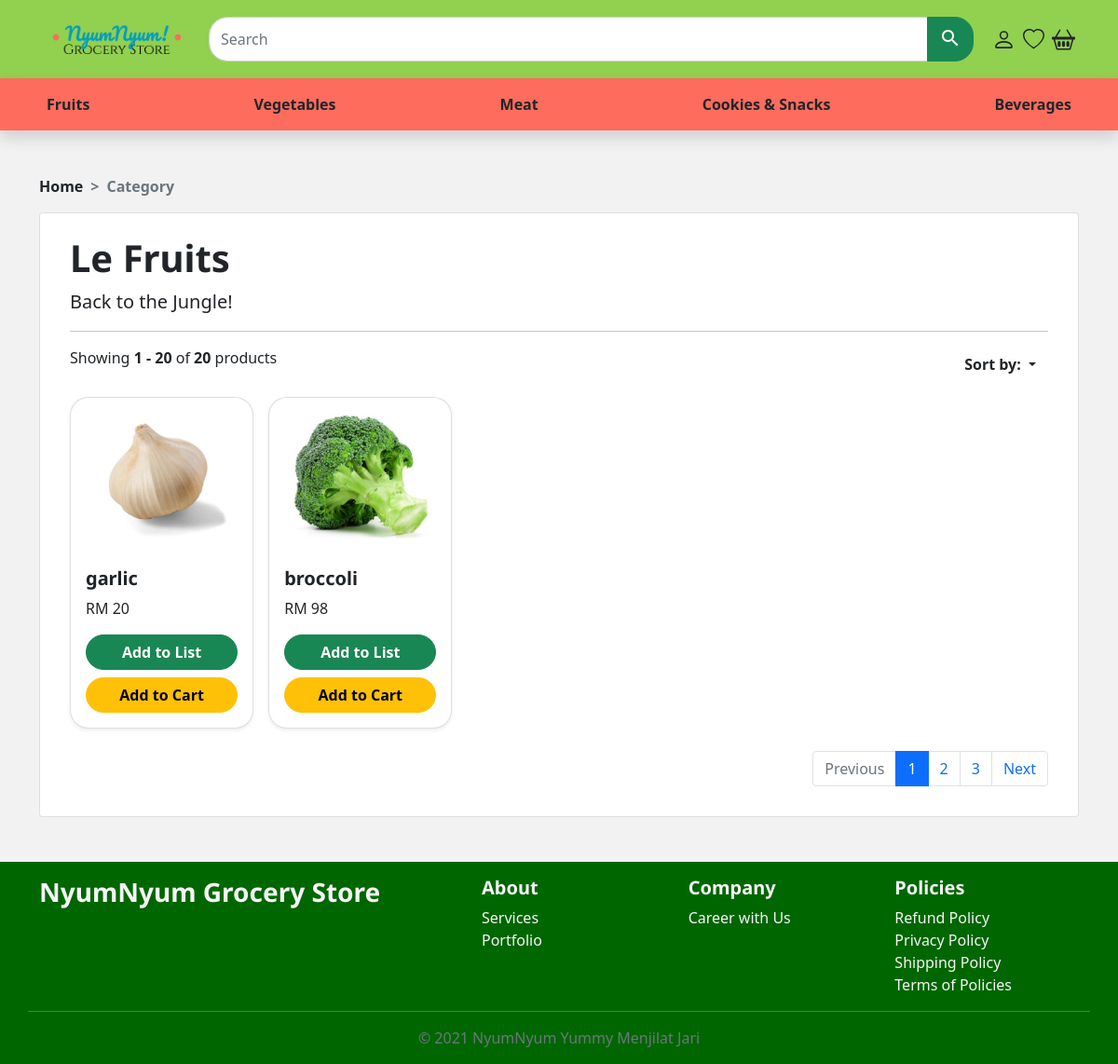
Screenshot of /src/products.php?id=93&p_cat_id=2 (signed in) with the database file from the repository.
### tables this page shows
CREATE TABLE `product` (
  `product_id` int(10) NOT NULL,
  `p_cat_id` int(11) NOT NULL,
  `date` timestamp NOT NULL DEFAULT current_timestamp(),
  `product_name` text NOT NULL,
  `product_price` decimal(10,0) NOT NULL,
  `product_img` varchar(100) NOT NULL,
  `product_quantity` int(10) NOT NULL,
  `product_desc` text NOT NULL
);

### functions/function.php (the view, shortened to what this page needs)
<?php
$db=mysqli_connect("localhost","root","","groceries");
function getpro(){
    GLOBAL $db,$p_cat_id0,$id;
    if(isset($_GET['p_cat_id'])){
        $p_cat_id0 = $_GET['p_cat_id'];
    }
    if(isset($_GET['id'])){
        $id = $_GET['id'];
    }
    $get_product = "select * from product";
    $run_product = mysqli_query($db,$get_product);
    while($row_product=mysqli_fetch_array($run_product)){
        $product_id = $row_product['product_id'];
        $p_cat_id = $row_product['p_cat_id'];
        $product_name = $row_product['product_name'];
        $product_price = $row_product['product_price'];
        $product_img = $row_product['product_img'];
        if($p_cat_id == $p_cat_id0){
            echo "
            <div class='col'>
                <div class='card shadow-sm sshighlight'>
                    <a href='products-closeup.php?id=$id&product_id=$product_id'>
                        <img src='../admin_area/product_images/$product_img' alt='pise' class='card-img-top'>
                    </a>
                    <div class='card-body'>
                        <h5 class='card-title'>$product_name</h5>
                        <p class='card-text'>RM $product_price</p>
                        <div class='d-flex flex-sm-column justify-content-around'>
                            <a href='products-closeup.php?product_id=$product_id'  class='btn btn-success rounded-pill mb-sm-2  '>Add to List</a>
                            <a href='products-closeup.php?product_id=$product_id' class='btn btn-warning rounded-pill'>Add to Cart</a>
                        </div>
                    </div>
                </div>
            </div>
            ";
        }
    }
}
?>

### nyumstyle.css (style rules this page uses)
body { background-color: #f2f2f2; }
h1, h2, h3, h4, h5 { font-family: "Noto Sans", sans-serif; font-weight: bold; }
.sshighlight { border-radius: 20px; }
.btn { border-radius: 25px; font-weight: bold; }
.card a>img { height: 85%; width: 85%; display: block; margin: auto; }

### rows the page displays
product: product_img (picture), product_name "garlic", product_price "20"
product: product_img (picture), product_name "broccoli", product_price "98"
